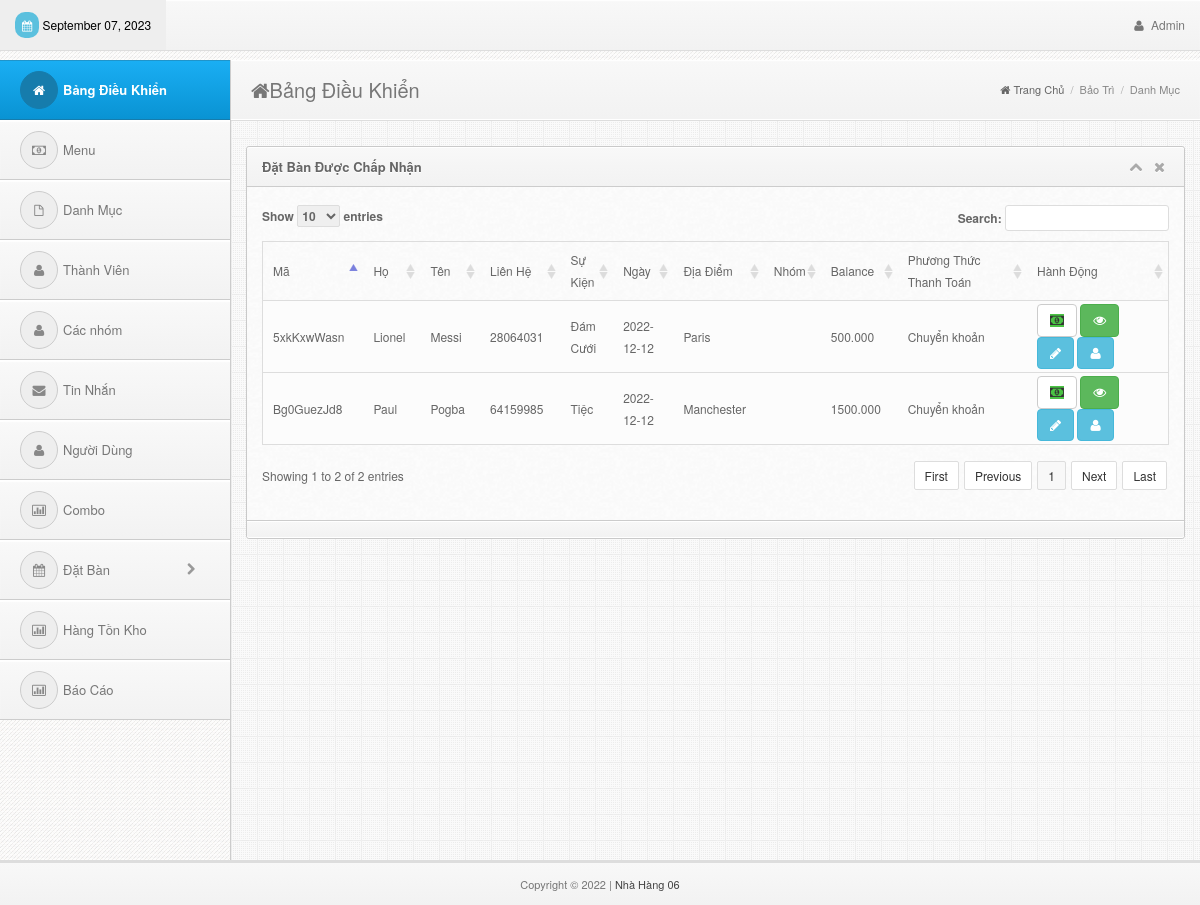
Screenshot of /admin/reservation.php (signed in) with the database file from the repository.
### tables this page shows
CREATE TABLE `reservation` (
  `rid` int(11) NOT NULL,
  `r_date` date NOT NULL,
  `r_time` time NOT NULL,
  `r_last` varchar(30) NOT NULL,
  `r_first` varchar(30) NOT NULL,
  `r_contact` varchar(30) NOT NULL,
  `r_email` varchar(50) NOT NULL,
  `r_address` varchar(100) NOT NULL,
  `r_type` varchar(30) NOT NULL,
  `r_ocassion` varchar(50) NOT NULL,
  `r_motif` varchar(30) NOT NULL,
  `team_id` int(11) NOT NULL,
  `r_venue` varchar(100) NOT NULL,
  `payable` decimal(10,3) NOT NULL,
  `balance` decimal(10,3) NOT NULL,
  `r_status` varchar(10) NOT NULL,
  `date_reserved` date NOT NULL,
  `r_code` varchar(10) NOT NULL,
  `pax` int(11) NOT NULL,
  `combo_id` int(11) NOT NULL,
  `price` decimal(10,3) NOT NULL,
  `modeofpayment` varchar(50) NOT NULL
);

### admin/reservation.php (the view, shortened to what this page needs)
<!DOCTYPE html>
<html lang="en">
<head>
  <?php include('../includes/links.php');?>
</head>
<body>
<div class="navbar navbar-fixed-top bs-docs-nav" role="banner">
    <div class="conjtainer">
      <?php include('../includes/topbar.php');?>
    </div>
  </div>
<div class="content" style="margin-top:20px">
    <?php include('../includes/sidebar.php');?>
    <div class="mainbar">
      <div class="page-head">
        <h2 class="pull-left"><i class="fa fa-home"></i>Bảng Điều Khiển</h2>
        <div class="bread-crumb pull-right">
          <a href="index.html"><i class="fa fa-home"></i>Trang Chủ</a>
          <span class="divider">/</span>
          <a href="#" class="bread-current">Bảo Trì</a>
          <span class="divider">/</span>
          <a href="#" class="bread-current">Danh Mục</a>
        </div>
        <div class="clearfix"></div>
      </div>
      <div class="matter">
        <div class="container">
          <div class="row">
            <div class="col-md-12">
              <div class="widget">
                <div class="widget-head">
                  <div class="pull-left">Đặt Bàn Được Chấp Nhận
                  </div>
                  <div class="widget-icons pull-right">
                    <a href="#" class="wminimize"><i class="fa fa-chevron-up"></i></a>
                    <a href="#" class="wclose"><i class="fa fa-times"></i></a>
                  </div>
                  <div class="clearfix"></div>
                </div>
                <div class="widget-content">
                  <div class="padd">
              <div class="page-tables">
                <div class="table-responsive">
                  <table cellpadding="0" cellspacing="0" border="0" id="data-table" width="100%">
                    <thead>
                      <tr>
                        <th>Mã</th>
                        <th>Họ</th>
                        <th>Tên</th>
                        <th>Liên Hệ</th>
                        <th>Sự Kiện</th>
                        <th>Ngày</th>
                        <th>Địa Điểm</th>
                        <th>Nhóm</th>
                        <th>Balance</th>
                        <th>Phương Thức Thanh Toán</th>
                        <th>Hành Động</th>
                      </tr>
                    </thead>
                    <tbody>
<?php
include('../includes/dbcon.php');
    $query=mysqli_query($con,"select * from reservation left join team on reservation.team_id=team.team_id where r_status='Approved'")or die(mysqli_error($con));
      while ($row=mysqli_fetch_array($query)){
        $id=$row['rid'];
        $rcode=$row['r_code'];
        $first=$row['r_first'];
        $last=$row['r_last'];
        $contact=$row['r_contact'];
        $date=$row['r_date'];
        $venue=$row['r_venue'];
        $balance=$row['balance'];
        $type=$row['r_ocassion'];
        $team=$row['team_name'];
?>
                      <tr>
                        <td><?php echo $rcode;?></td>
                        <td><?php echo $last;?></td>
                        <td><?php echo $first;?></td>
                        <td><?php echo $contact;?></td>
                        <td><?php echo $type;?></td>
                        <td><?php echo $date;?></td>
                        <td><?php echo $venue;?></td>
                        <td><?php echo $team;?></td>
                        <td><?php echo $balance;?></td>
                        <td><?php echo $row['modeofpayment'];?></td>
                        <td>
                              <a href="#payment" class="btn btn-default" data-target="#payment<?php echo $id;?>" data-toggle="modal">
                                <i class="fa fa-money bgreen"></i>
                              </a>
                              <a href="reservation_view.php?id=<?php echo $id;?>" class="btn btn-success">
                                <i class="fa fa-eye"></i>
                              </a>
                              <a href="#update" class="btn btn-info" data-target="#update<?php echo $id;?>" data-toggle="modal">
                                <i class="fa fa-pencil"></i>
                              </a>
                              <a href="#assign" class="btn btn-info" data-target="#assign<?php echo $id;?>" data-toggle="modal">
                                <i class="fa fa-user"></i>
                              </a>
                        </td>
                      </tr>
<?php }?>
                    </tbody>
                  </table>
                  <div class="clearfix"></div>
                </div>
                </div>
              </div>
                  </div>
                  <div class="widget-foot">
                  </div>
                </div>
              </div>
            </div>
          </div>
        </div>
      </div>
    </div>
<?php include('../includes/footer.php');?>
</body>
</html>

### admin/css/style.css (style rules this page uses)
body { font-size: 12px; line-height: 22px; color: #666; border-top: 3px solid #eee; background:#343434 url("../img/back.png") repeat; padding-top: 37px; -webkit-font-smoothing: antialiased; }
h1,h2,h3,h4,h5,h6 { padding: 2px 0px; margin: 2px 0px; color: #777; }
h2 { font-size: 25px; line-height: 35px; }
a { color: #026b9c; }
.bgreen { background: #4ac344; }
.navbar * { font-weight: normal !important; text-shadow:none !important; }
.navbar { background-color: #f8f8f8; background: -webkit-gradient(linear, left top, left bottom, from(#f8f8f8), to(#f2f2f2)); background: -webkit-linear-gradient(top, #f8f8f8, #f2f2f2); background: -moz-linear-gradient(top, #f8f8f8, #f2f2f2); background: -ms-linear-gradient(top, #f8f8f8, #f2f2f2); background: -o-linear-gradient(top, #f8f8f8, #f2f2f2); background: linear-gradient(top, #f8f8f8, #f2f2f2); border-bottom: 1px solid #ddd; box-shadow: inset 0px 1px 1px #fff; }
.mainbar { position: relative; margin-left: 230px; margin-right: 0px; width: auto; background:#eee url("../img/main-back.png") repeat; border-left: 1px solid #ccc; z-index: 50; min-height: 800px; }
.mainbar .container { max-width:100% !important; width: 100% !important; }
.page-tables #data-table { margin-bottom: 20px; }
.page-tables #data-table { border:1px solid #ddd; }
.page-tables table#data-table thead th { padding:7px 10px; font-weight:normal; border-bottom:0px; }
.page-tables table#data-table td { background:#fcfcfc; border-top:1px solid #ddd; }
.mainbar .page-head { background-color: #f8f8f8; background: -webkit-gradient(linear, left top, left bottom, from(#f8f8f8), to(#f2f2f2)); background: -webkit-linear-gradient(top, #f8f8f8, #f2f2f2); background: -moz-linear-gradient(top, #f8f8f8, #f2f2f2); background: -ms-linear-gradient(top, #f8f8f8, #f2f2f2); background: -o-linear-gradient(top, #f8f8f8, #f2f2f2); background: linear-gradient(top, #f8f8f8, #f2f2f2); padding: 8px 20px; border-bottom: 1px solid #fff; box-shadow: inset 0px 1px 1px #fff; }
.mainbar .page-head h2 { font-weight: normal; font-size: 20px; }
.mainbar .bread-crumb { font-size: 11px; margin-top: 10px; color: #aaa; }
.mainbar .bread-crumb i { margin-right: 3px; }
.mainbar .bread-crumb .divider { margin: 0px 3px; }
.mainbar .bread-crumb a { color: #666; }
.mainbar .bread-crumb a.bread-current { color: #888; }
.mainbar .matter { border-top: 1px solid #ddd; padding: 15px 0px; }
.widget { border: 1px solid #c9c9c9; border-radius: 3px; margin-top: 10px; margin-bottom: 20px; background: #fafafa url('../img/cream.png') repeat; }
.widget .padd, .modal-body { padding: 13px 15px; }
.widget .widget-head,.modal-header { background-color: #f8f8f8; background: -webkit-gradient(linear, left top, left bottom, from(#f8f8f8), to(#f2f2f2)); background: -webkit-linear-gradient(top, #f8f8f8, #f2f2f2); background: -moz-linear-gradient(top, #f8f8f8, #f2f2f2); background: -ms-linear-gradient(top, #f8f8f8, #f2f2f2); background: -o-linear-gradient(top, #f8f8f8, #f2f2f2); background: linear-gradient(top, #f8f8f8, #f2f2f2); border-top-right-radius: 3px; border-top-left-radius: 3px; text-shadow:0px 1px #fff; border-bottom: 1px solid #ccc; border-top: 1px solid #fff; color: #666; font-size: 13px; font-weight: bold; padding: 8px 15px; }
.widget .widget-head .widget-icons i { font-size: 14px; margin: 0px 4px; }
.widget .widget-head .widget-icons a { color: #aaa; }
.widget .widget-foot, .modal-footer { background-color: #f8f8f8; background: -webkit-gradient(linear, left top, left bottom, from(#f8f8f8), to(#f2f2f2)); background: -webkit-linear-gradient(top, #f8f8f8, #f2f2f2); background: -moz-linear-gradient(top, #f8f8f8, #f2f2f2); background: -ms-linear-gradient(top, #f8f8f8, #f2f2f2); background: -o-linear-gradient(top, #f8f8f8, #f2f2f2); background: linear-gradient(top, #f8f8f8, #f2f2f2); border-bottom-right-radius: 3px; border-bottom-left-radius: 3px; text-shadow:0px 1px #fff; border-bottom: 1px solid #fff; border-top: 1px solid #ccc; padding: 8px 15px; font-size: 12px; color: #555; box-shadow: inset 0px 1px 1px #fff; }

### rows the page displays
reservation: r_code "5xkKxwWasn", r_last "Lionel", r_first "Messi", r_contact "28064031", r_ocassion "Đám Cưới", r_date "2022-12-12", r_venue "Paris", balance "500.000", modeofpayment "Chuyển khoản"
reservation: r_code "Bg0GuezJd8", r_last "Paul", r_first "Pogba", r_contact "64159985", r_ocassion "Tiệc", r_date "2022-12-12", r_venue "Manchester", balance "1500.000", modeofpayment "Chuyển khoản"
